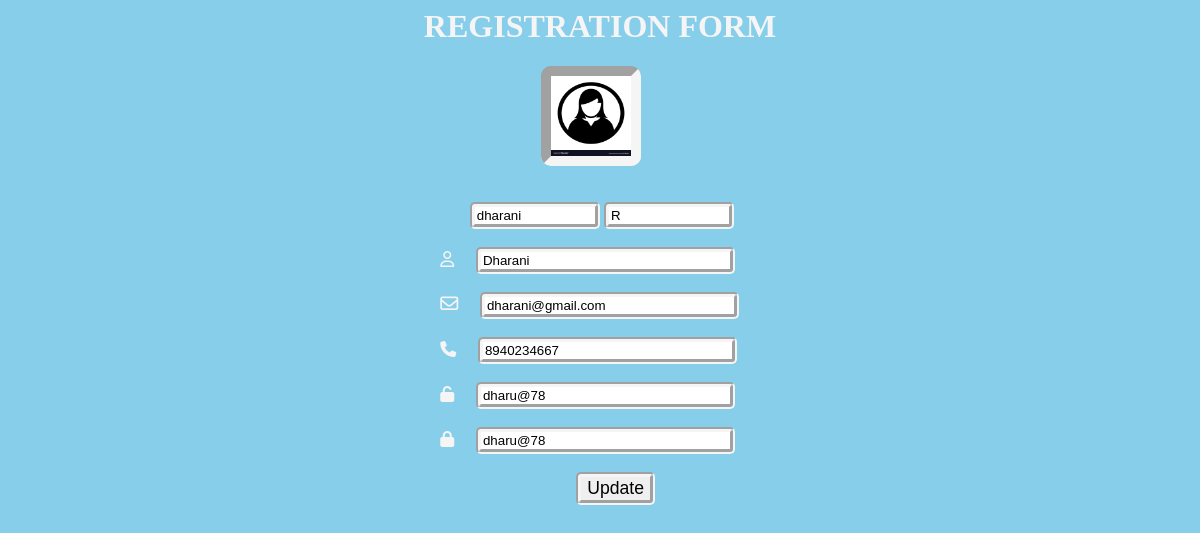
The app's page /updateData/9 with its own data.
### train/models.py (models this page shows)
class d(models.Model):
    FN=models.CharField(max_length=20,default="")
    LN=models.CharField(max_length=20,default="")
    user=models.CharField(max_length=15,default="")
    email=models.CharField(max_length=25,default="")
    contact=models.IntegerField(max_length=10,default="")
    password=models.CharField(max_length=15,default="")
    cpass=models.CharField(max_length=15,default="")

### train/views.py (the view, shortened to what this page needs)
# urls.py: path("updateData/<int:id>",views.updateData,name="updateData"),
def updateData(request,id):
    mydata=d.objects.get(id=id)
    return render(request,"update.html",{"data":mydata})

### train/templates/update.html (shortened to what this page needs)
<html>
    <head>
        {% load static %}
    </head>
    <body style="background-color: skyblue;">
        <form action="/updateData/{{data.id}}" method="POST" autocomplete="off">
            <h1 style="color:whitesmoke;text-align:center;">REGISTRATION FORM</h1>
        <img src="{% static 'contact.jpg' %}" width="80" height="80" id="h"><br><br><br>
        <input type="text" placeholder="First Name" value="{{data.FN}}"name="FN"  style="margin-left: 39%; width:11%;" id="h1">
        <input type="text" placeholder="Last Name" value="{{data.LN}}"name="LN"  id="h1"style="width:11%" ><br><br>
        <i class="fa fa-user-o" id="h2"></i>
        <input type="text" placeholder="User Name" value="{{data.user}}" name="user" style="margin-left: 1.5%; width: 21.9%;" id="h1"><br><br>
        <i class="fa fa-envelope-o " style="font-size: 18px;" id="h2"></i>
        <input type="text" placeholder="Email" value="{{data.email}}"name="email"  style="margin-left: 1.5%; width:21.9%" id="h1" ><br><br>
        <i class="fa-solid fa-phone" id="h2"></i>
        <input type="text" placeholder="Tel.Number" value="{{data.contact}}"name="contact" style="margin-left: 1.5%; width:21.9%" id="h1" ><br><br>
        <i class="fa-solid fa-unlock" id="h2"></i>
        <input type="text" placeholder="Password" value="{{data.password}}"name="password" style="margin-left: 1.5%; width:21.9%" id="h1" ><br><br>
        <i class="fa-solid fa-lock" id="h2"></i>
        <input type="text" placeholder="cpass"value="{{data.cpass}}"name="cpass" style="margin-left: 1.5%; width:21.9%" id="h1" ><br><br>
        <input type="submit" value="Update" style="margin-left: 48%;font-size: 110%; " id="h1">
        </form>
    </body>
</html>

### train/templates/update.html (style rules this page uses)
#h { margin-left: 45%; border:whitesmoke; border-width: 10px; border-radius: 10px; border-style:inset; }
#h1 { border:whitesmoke; border-width: 5px; border-radius: 5px; border-style:groove; }
::placeholder { color:black; }
#h2 { margin-left: 36.5%; color: whitesmoke; }

### records on screen
d: FN "dharani", LN "R", user "Dharani", email "dharani@gmail.com", contact "8940234667", password "dharu@78"
